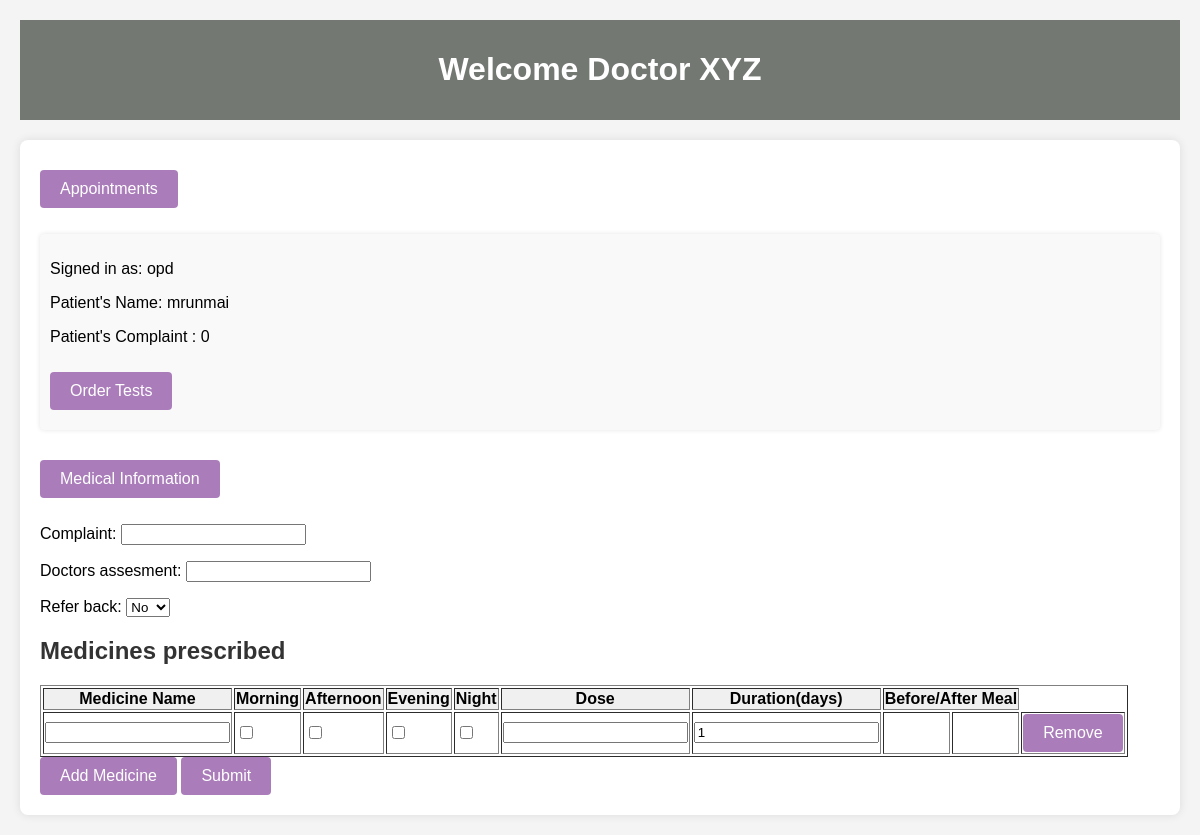
The page /doctor/2/ on the database its author committed.
### appoint/models.py (models this page shows)
class data_base(models.Model):
    class choose(models.TextChoices):
     opd = 'OPD'
     ent = 'ENT'
    class stat(models.TextChoices):
       pending = 'pending'
       done = 'done'
    name = models.CharField(max_length=100)
    doctor = models.CharField(max_length=100 , choices= choose.choices)
    complaint = models.CharField(max_length=50 )
    status = models.CharField(max_length=50 , choices= stat.choices , default= stat.pending)

### docui/views.py (the view)
# urls.py: path("<int:pat_id>/",views.DocPage, name = "avtual fill"),
def DocPage(request,pat_id):
    profile = data_base.objects.all()
    if request.method == 'POST':
        form = docform(request.POST)
        formset = MedicineScheduleFormSet(request.POST, instance=form.instance)
        if form.is_valid() and formset.is_valid():
            app = form.save()
            formset.instance = app
            formset.save()
            return redirect('/doctor')  # Redirect to a success page
    else:
        form = docform()
        formset = MedicineScheduleFormSet(instance=form.instance)
    context = {
        "form" : form,
        "profiles" : profile,
        "pat_id" : pat_id,
        'formset':formset
     }
    return render(request, 'doctor.html', context)

### docui/forms.py
class docform(forms.ModelForm):
       class Meta:
        model = Appointment
        widgets = {
             'doctors_assessment': forms.Textarea(attrs={'placeholder': 'Doctors Assessment'}),
        }
        fields =['complaint','doctors_assesment','refer_back',]

### docui/templates/doctor.html (shortened to what this page needs)
<!DOCTYPE html>
<html lang="en">
<head>
</head>
<body>
    <header>
        <h1>Welcome Doctor XYZ</h1>
    </header>
    <main>
        <a href="/doctor/" ><button type="button">Appointments</button></a>
        <ul>
            {% for profile in profiles %}
                {% if profile.id == pat_id %}
                    <li>
                        <p>Signed in as: {{ profile.doctor }}</p>
                        <p>Patient's Name: {{ profile.name }}</p>
                        <p>Patient's Complaint : {{ profile.complaint }}</p>
                        <a href = 'tests'><button type="button">Order Tests</button></a>
                    </li>
                {% endif %}
            {% endfor %}
        </ul>
        <form method="post" >
            <a href = 'info'><button type="button">Medical Information</button></a>
            {{ form.as_p }}
            <h2>Medicines prescribed</h2>
            <table border="1">
                <tbody id="medicine-table">
                <thead style="background-color: #f0f0f0;">
                    <tr >
                        <th>Medicine Name</th>
                        <th>Morning</th>
                        <th>Afternoon</th>
                        <th>Evening</th>
                        <th>Night</th>
                        <th>Dose</th>
                        <th>Duration(days)</th>
                        <th colspan="2">Before/After Meal</th>
                    </tr>
                </thead>
                <tbody>
                    {% for form in formset %}
                        <tr>
                            <td>{{ form.medicine_name }}</td>
                            <td>{{ form.morning }}</td>
                            <td>{{ form.afternoon }}</td>
                            <td>{{ form.evening }}</td>
                            <td>{{ form.night }}</td>
                            <td>{{ form.dose }}</td>
                            <td>{{ form.duration }}</td>
                            <td>{{ form.bef }}</td>
                            <td> {{ form.aft }}</td>
                            <td><button type="button" class="remove-row">Remove</button></td>
                        </tr>
                    {% endfor %}
                </tbody>
            </table>
            <button type="button" id="add-row">Add Medicine</button>
    <button type="submit">Submit</button>
        </form>
    </main>
</body>
</html>

### docui/templates/doctor.html (style rules this page uses)
body { font-family: Arial, sans-serif; background-color: #f4f4f4; margin: 0; padding: 20px; }
header { background-color: #737873; color: white; padding: 10px 0; text-align: center; }
main { background-color: white; padding: 20px; border-radius: 8px; box-shadow: 0 0 10px rgba(0, 0, 0, 0.1); margin-top: 20px; }
h2 { color: #333; }
a button { background-color: #aa7dba; color: white; border: none; padding: 10px 20px; text-align: center; text-decoration: none; display: inline-block; font-size: 16px; margin: 10px 0; cursor: pointer; border-radius: 4px; }
ul { list-style-type: none; padding: 0; }
ul li { background-color: #f9f9f9; margin: 10px 0; padding: 10px; border-radius: 4px; box-shadow: 0 0 5px rgba(0, 0, 0, 0.1); }
form { margin-top: 20px; }
form button { background-color: #aa7dba; color: white; border: none; padding: 10px 20px; text-align: center; text-decoration: none; display: inline-block; font-size: 16px; cursor: pointer; border-radius: 4px; }

### rows shown on the page
data_base: doctor "opd", name "mrunmai", complaint "0"
